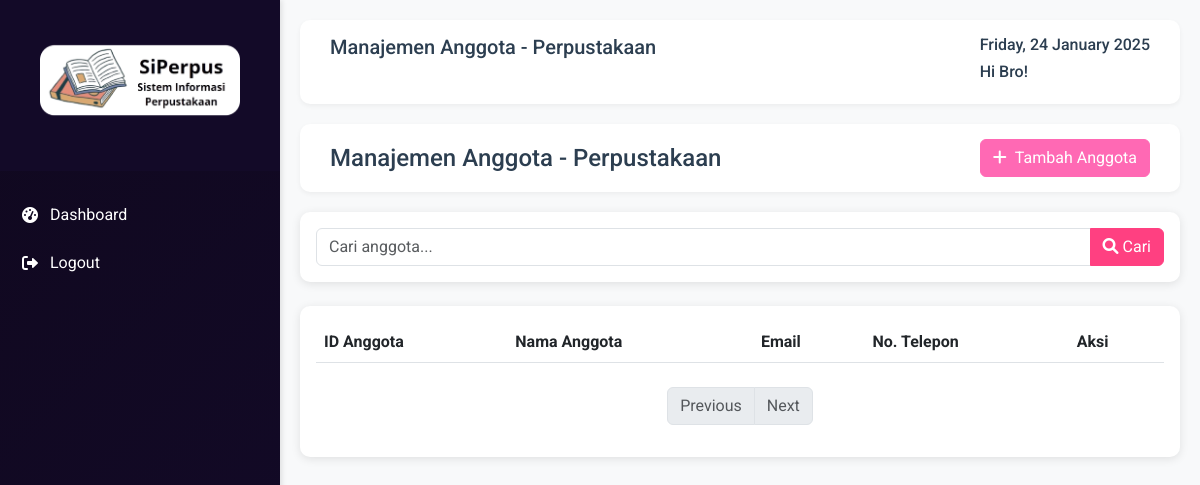
Page /pages/Members/members.php on the earlier database version.
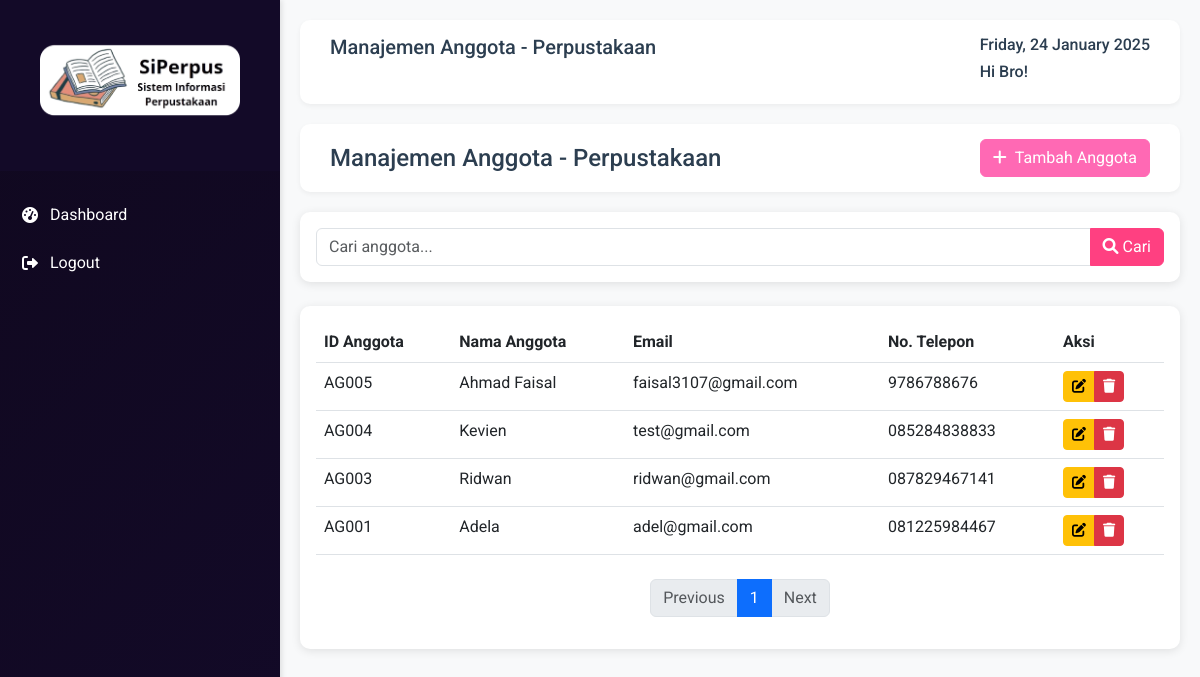
Same page on the later database version.
### tables this page shows
CREATE TABLE ANGGOTA (
    id_anggota VARCHAR(6) UNIQUE NOT NULL PRIMARY KEY,
    nama_anggota VARCHAR(225) NOT NULL,
    alamat VARCHAR (50) NOT NULL,
    nomor_telp VARCHAR(12) NOT NULL,
    email VARCHAR(89) NOT NULL UNIQUE,
    password VARCHAR(225) NOT NULL,
    CONSTRAINT CheckTabelAnggota1 CHECK (LENGTH(id_anggota) = 5),
    CONSTRAINT CheckTabelAnggota2 CHECK (id_anggota REGEXP "^AG[0-9]{3}$")
);

### pages/Members/members.php (the view, shortened to what this page needs)
<?php
require "config/connection.php";
$search = isset($_GET['search']) ? $conn->real_escape_string(trim($_GET['search'])) : '';
$limit = 10;
$page = isset($_GET['page']) ? (int)$_GET['page'] : 1;
$start = ($page - 1) * $limit;
$countQuery = "SELECT COUNT(*) as total FROM anggota";
$countResult = $conn->query($countQuery);
$totalRecords = $countResult->fetch_assoc()['total'];
$totalPages = ceil($totalRecords / $limit);
$query = "SELECT * FROM anggota";
$query .= " ORDER BY id_anggota DESC LIMIT $start, $limit";
$result = $conn->query($query) or die(mysqli_error($conn));
?>
<link rel="stylesheet" href="https://cdn.jsdelivr.net/npm/sweetalert2@11/dist/sweetalert2.min.css">
<div class="main-header d-flex justify-content-between align-items-center">
    <h4 class="mb-0">Manajemen Anggota - Perpustakaan</h4>
    <a href="<?php echo BASE_URL; ?>/members/addMember" class="btn btn-pink" onclick="return confirmAction('add', '<?php echo BASE_URL; ?>/members/addMember');">
        <i class="fas fa-plus me-2"></i>Tambah Anggota
    </a>
</div>
<div class="card my-3">
    <div class="card-body">
        <form method="GET" action="<?php echo BASE_URL; ?>/members">
            <div class="input-group">
                <input type="text" name="search" class="form-control" placeholder="Cari anggota..." value="<?php echo htmlspecialchars($search); ?>">
                <button class="btn btn-primary" type="submit">
                    <i class="fas fa-search me-1"></i>Cari
                </button>
            </div>
        </form>
    </div>
</div>
<div class="card mt-4">
    <div class="card-body">
        <div class="table-responsive">
            <table class="table table-hover">
                <thead class="bg-light-purple">
                    <tr>
                        <th>ID Anggota</th>
                        <th>Nama Anggota</th>
                        <th>Email</th>
                        <th>No. Telepon</th>
                        <th>Aksi</th>
                    </tr>
                </thead>
                <tbody>
                    <?php
                    while ($anggota = $result->fetch_assoc()): ?>
                        <tr>
                            <td><?= htmlspecialchars($anggota['id_anggota']) ?></td>
                            <td><?= htmlspecialchars($anggota['nama_anggota']) ?></td>
                            <td><?= htmlspecialchars($anggota['email']) ?></td>
                            <td><?= htmlspecialchars($anggota['nomor_telp']) ?></td>
                            <td>
                                <div class="btn-group">
                                    <a href="<?php echo BASE_URL; ?>/members/editMember?id=<?= urlencode($anggota['id_anggota']) ?>" class="btn btn-sm btn-warning" title="Edit" onclick="return confirmAction('edit', '<?php echo BASE_URL; ?>/members/editMember?id=<?= urlencode($anggota['id_anggota']) ?>');">
                                        <i class="fas fa-edit"></i>
                                    </a>
                                    <a href="<?php echo BASE_URL; ?>/members/deleteMember?id=<?= urlencode($anggota['id_anggota']) ?>" class="btn btn-sm btn-danger" title="Hapus" onclick="return confirmAction('delete', '<?php echo BASE_URL; ?>/members/deleteMember?id=<?= urlencode($anggota['id_anggota']) ?>');">
                                        <i class="fas fa-trash"></i>
                                    </a>
                                </div>
                            </td>
                        </tr>
                    <?php endwhile; ?>
                </tbody>
            </table>
            <nav aria-label="Page navigation" class="mt-4">
                <ul class="pagination justify-content-center">
                    <li class="page-item <?php echo ($page <= 1) ? 'disabled' : ''; ?>">
                        <a class="page-link" href="?page=<?php echo $page-1; ?><?php echo !empty($search) ? '&search='.$search : ''; ?>"
                           <?php echo ($page <= 1) ? 'tabindex="-1" aria-disabled="true"' : ''; ?>>Previous</a>
                    </li>
                    <?php for($i = 1; $i <= $totalPages; $i++): ?>
                        <li class="page-item <?php echo ($page == $i) ? 'active' : ''; ?>">
                            <a class="page-link" href="?page=<?php echo $i; ?><?php echo !empty($search) ? '&search='.$search : ''; ?>">
                                <?php echo $i; ?>
                            </a>
                        </li>
                    <?php endfor; ?>
                    <li class="page-item <?php echo ($page >= $totalPages) ? 'disabled' : ''; ?>">
                        <a class="page-link" href="?page=<?php echo $page+1; ?><?php echo !empty($search) ? '&search='.$search : ''; ?>"
                           <?php echo ($page >= $totalPages) ? 'tabindex="-1" aria-disabled="true"' : ''; ?>>Next</a>
                    </li>
                </ul>
            </nav>
        </div>
    </div>
</div>
<?php
require_once(__DIR__ . '/../../layouts/main.php');
?>

Differences in the rows shown:
added anggota: id_anggota "AG005", nama_anggota "Ahmad Faisal", email "faisal3107@gmail.com", nomor_telp "9786788676"
added anggota: id_anggota "AG004", nama_anggota "Kevien", email "test@gmail.com", nomor_telp "085284838833"
added anggota: id_anggota "AG003", nama_anggota "Ridwan", email "ridwan@gmail.com", nomor_telp "087829467141"
added anggota: id_anggota "AG001", nama_anggota "Adela", email "adel@gmail.com", nomor_telp "081225984467"
Other differences:
new list line: "1"
